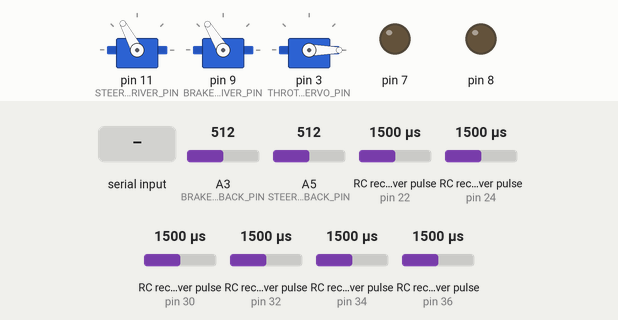
A sketch run on a simulated Arduino Mega 2560, built with avr-gcc and run on an emulated ATmega2560. On the bench: 3 × servo, output pins drawn as LEDs (lit = HIGH). Wiring (inferred from the names in the program): 6 × RC receiver channel: data pin 22 / data pin 24 / data pin 30 / data pin 34 / data pin 36 / data pin 32. The inputs (shaded band) are chosen by the test bench; at power-on: RC receiver pulse (sensors on pin 24, pin 22, pin 34, pin 30, pin 32, pin 36) 1500 µs, A3 (BRAKE_FEEDBACK_PIN) = 512, A5 (STEERING_FEEDBACK_PIN) = 512. What the sketch prints to the serial monitor is not drawn.

Above: at 1.2 s.
1.3 s: "rc_on\n" received over Serial
At 3.1 s:
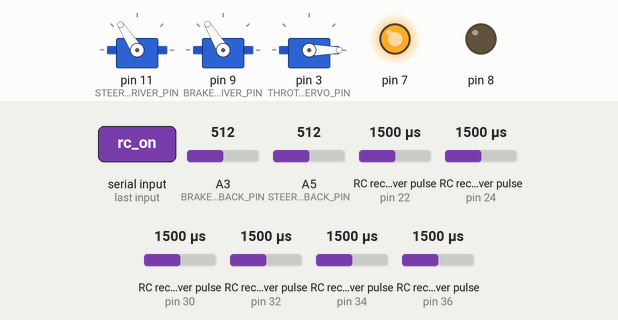
4.3 s: RC receiver pulse (sensor on pin 24) set to 1980 µs
At 5.0 s:
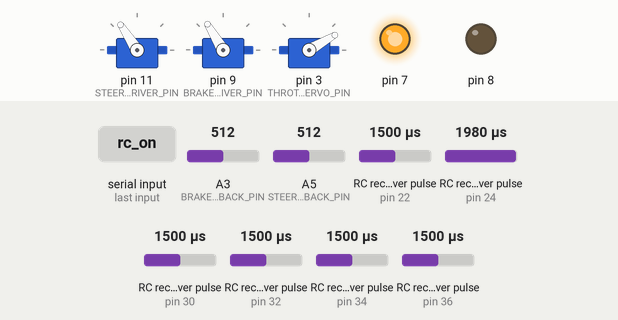
5.9 s: RC receiver pulse (sensor on pin 22) set to 1060 µs
At 8.7 s:
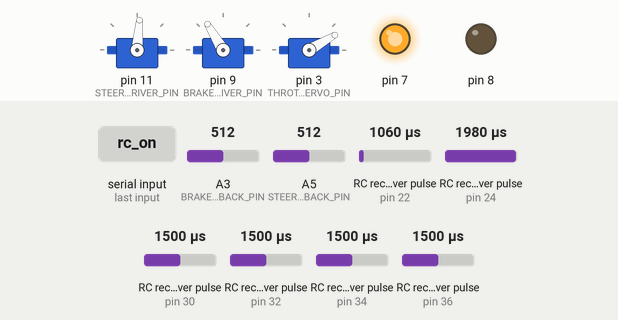
8.9 s: RC receiver pulse (sensor on pin 34) set to 1132 µs
11.9 s: RC receiver pulse (sensor on pin 34) set to 1105 µs
At 13.2 s:
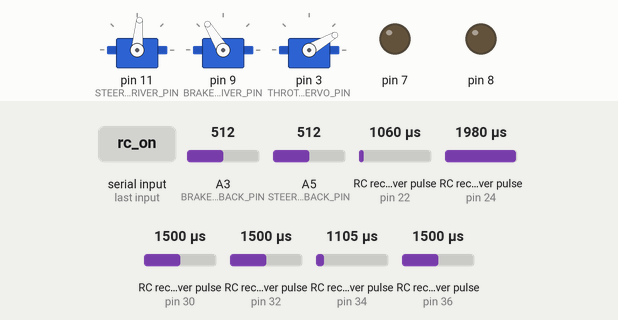
13.6 s: A3 (BRAKE_FEEDBACK_PIN) set to 80
At 14.6 s:
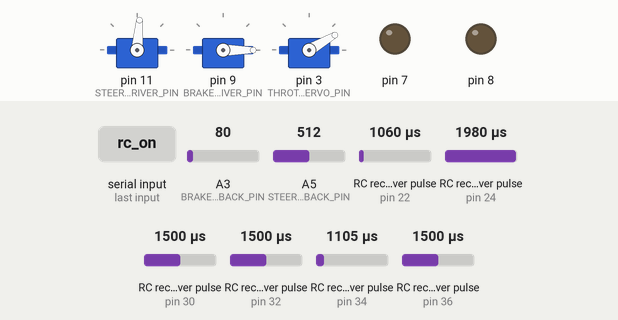
Timing chart, 0 to 16.1 s (numbered marks = the images above; inputs shaded):
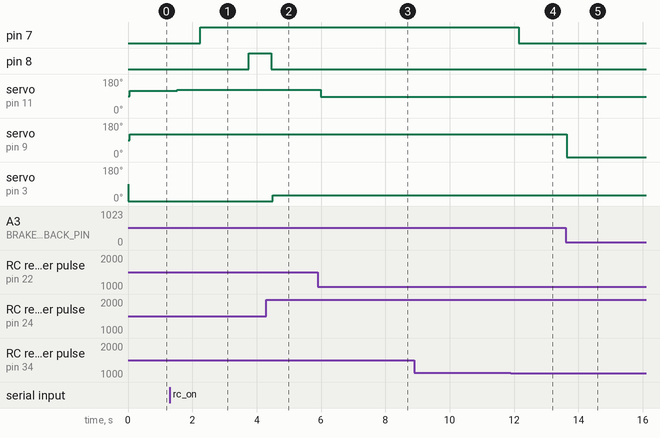

Measured:
- the behaviour switches between 1118 and 1117 µs on RC receiver pulse (sensor on pin 34) (found by bisection; images 3 and 4)
- after the input at 1.3 s, pin 7: LOW → HIGH after 0.95 s; pin 8: LOW → HIGH after 2.5 s; servo on pin 11 (STEERING_MOTOR_DRIVER_PIN): 118° → 123° after 0.23 s
- after the input at 4.3 s, servo on pin 3 (THROTTLE_SERVO_PIN): 0° → 30° after 0.19 s
- after the input at 5.9 s, servo on pin 11 (STEERING_MOTOR_DRIVER_PIN): 123° → 86° after 0.09 s, then repeats every 1.2 s: 85° 0.74 s, 86° 0.04 s, 85° 0.34 s, 86° 0.04 s
- after the input at 11.9 s, pin 7: HIGH → LOW after 0.24 s; servo on pin 11 (STEERING_MOTOR_DRIVER_PIN): stops changing and stays 85°
- after the input at 13.6 s, servo on pin 9 (BRAKE_MOTOR_DRIVER_PIN): 121° → 0° at once

The sketch:

linda_test.ino
```cpp
#include <Servo.h>
#include "data_parser.h"
#include "rc_receiver.h"
#include "ignition_controller.h"
#include "steering_controller.h"
#include "brake_controller.h"

// #include "gear_controller.h"

// IGNITION and START
#define RC_IGNITION_OFF             40
#define RC_IGNITION_ON              115

#define RC_START_OFF                40
#define RC_START_ON                 115

#define RC_DEADZONE                 50

//  STEERING
#define DEBUG 1
#define STEERING_SERVO_MIN_POWER    0
#define STEERING_SERVO_MAX_POWER    11
#define STEERING_FEEDBACK_PIN       A5

#define STEERING_MOTOR_DRIVER_PIN   11

// Define the allowable range of motion for the steering actuator
//#define STEERING_FULL_LEFT          60     // full left lock
//#define STEERING_CENTRE             410    // steering in centre
//#define STEERING_FULL_RIGHT         710    // full right lock

#define STEERING_FULL_LEFT          250     // full left lock
#define STEERING_CENTRE             410    // steering in centre
#define STEERING_FULL_RIGHT         550    // full right lock

#define JETSON_STEERING_RIGHT       0
#define JETSON_STEERING_CENTRE      70
#define JETSON_STEERING_LEFT        140

#define RC_STEERING_RIGHT           1010
#define RC_STEERING_CENTRE          1450
#define RC_STEERING_LEFT            1860

#define STEERING_SENSITIVITY        1


// THROTTLE
#define RC_THROTTLE_MAX             1910
#define RC_THROTTLE_IDLE            1470
#define RC_BRAKE_MAX                1070

#define THROTTLE_IDLE               0     // min throttle
#define THROTTLE_MAX                30    // max throttle

#define THROTTLE_SERVO_PIN          3


// BRAKE
#define BRAKE_MIN                   635
#define BRAKE_MAX                   383   // max brake

#define BRAKE_FEEDBACK_PIN          A3  // brake actuator position (10 bit analog signal)
#define BRAKE_MOTOR_DRIVER_PIN      9

#define BRAKE_SERVO_MIN_POWER       0
#define BRAKE_SERVO_MAX_POWER       90
#define BRAKE_BUFFER                50

#define BRAKE_SENSITIVITY           1


// DECLARE DATA PARSER (FROM JETSON)
DataParser dataParser(true);

// DECLARE RC PARSER
RCReceiver RCReceiver(true);

// DECLARE IGNITION
IgnitionController ignitionController(true);

// DECLARE STEERING
Servo _steering_servo;
Servo* steering_servo_ = &_steering_servo;
SteeringController *steer_motor_;

// DECLARE BRAKE
Servo _brake_servo;
Servo* brake_servo_ = &_brake_servo;
BrakeController *brake_motor_;

// DECLARE THROTTLE
Servo _throttle_servo_;

uint16_t steering_position;
uint8_t  autonomy_status = 0;
uint8_t  rc_status = 0;
//uint16_t brake_position;
//uint16_t accelerator_position;
//uint16_t gear_position;


uint8_t  ignition_status = 0;

// expected values from jetson
uint16_t expected_ignition_status = 0;
uint16_t expected_start_status = 0;
uint16_t expected_steering_status = JETSON_STEERING_CENTRE;
uint16_t expected_accelerator_status = 0;

uint16_t steering_command_pos = STEERING_CENTRE;
uint16_t throttle_command_pos = THROTTLE_IDLE;
uint16_t brake_command_pos = BRAKE_MIN;

uint8_t  kill_status = 0;
uint8_t  debug = 1;

uint8_t  nextMillis = 0;
uint8_t  rate = 200;

/*
	Timing mechanisms if we want to only allow commands after a certain
	period of time
*/
uint16_t ignition_interval = 5000; //ms
uint16_t start_time = 0;

int printcounter = 0;
int ignitioncounter = 0;
int startcounter = 0;


void setup() {
    Serial.begin(9600);

    //steering
    _steering_servo.attach(STEERING_MOTOR_DRIVER_PIN);
    steer_motor_ = new SteeringController(steering_servo_, STEERING_FEEDBACK_PIN,
                                          STEERING_FULL_LEFT, STEERING_FULL_RIGHT,
                                          STEERING_SERVO_MIN_POWER, STEERING_SERVO_MAX_POWER,
                                          STEERING_SENSITIVITY,
                                          2.0, 0.0, 0.0);

    // brake
    _brake_servo.attach(BRAKE_MOTOR_DRIVER_PIN);
    brake_motor_ = new BrakeController(   brake_servo_, BRAKE_FEEDBACK_PIN,
                                          BRAKE_MIN, BRAKE_MAX + BRAKE_BUFFER,
                                          BRAKE_SERVO_MIN_POWER, BRAKE_SERVO_MAX_POWER,
                                          BRAKE_SENSITIVITY,
                                          1, 0.0, 0.0);

    //throttle
    _throttle_servo_.attach(THROTTLE_SERVO_PIN);
    delay(5);
    _throttle_servo_.write(0);

    ignitionController.setup();
}

void loop() {
    logic();
}

void logic() {

    // ============================= RC TEST ================================
    RCReceiver.readRCData();

    uint8_t rc_autonomy_status        = RCReceiver.getExpectedAutonomyStatus();
    uint8_t rc_ignition_status        = RCReceiver.getExpectedIgnitionStatus();
    uint8_t rc_start_status           = RCReceiver.getExpectedStartStatus();
    uint16_t rc_steering_position     = RCReceiver.getExpectedSteeringPosition();
    uint16_t rc_velocity              = RCReceiver.getExpectedVelocity();
    uint16_t rc_gear                  = RCReceiver.getExpectedGearPosition();

    printcounter++;
    if (DEBUG && printcounter == 5) {
        Serial.print("Autonomy: ");
        Serial.print(rc_autonomy_status);
        Serial.print("\tIgnition: ");
        Serial.print(rc_ignition_status);
        Serial.print("\tStart: ");
        Serial.print(rc_start_status);
        Serial.print("\tSteering: ");
        Serial.print(rc_steering_position);
        Serial.print("\tVelocity: ");
        Serial.print(rc_velocity);
        Serial.print("\tGear: ");
        Serial.println(rc_gear);
    }

    // kill switch
    if (rc_ignition_status <= (RC_IGNITION_OFF + 20)) {
        expected_ignition_status = 0;
    }

    if (rc_status == 1) {

        // map RC values to controllers

        // ignition
        if (ignitioncounter >= 10) {
            expected_ignition_status = 1;
        }

        if (rc_ignition_status >= (RC_IGNITION_ON - 20)) {
            ignitioncounter++;
        } else {
            expected_ignition_status = 0;
            ignitioncounter = 0;
        }

        // start
        if (startcounter >= 10) {
            expected_start_status = 1;
        }

        if (rc_start_status >= (RC_START_ON - 50)) {
            startcounter++;
        } else {
            expected_start_status = 0;
            startcounter = 0;
        }

        // steering
        if (rc_steering_position >= RC_STEERING_CENTRE) {     // left
            steering_command_pos = map(rc_steering_position, RC_STEERING_CENTRE, RC_STEERING_LEFT, STEERING_CENTRE, STEERING_FULL_LEFT);
        } else if (rc_steering_position < RC_STEERING_CENTRE) {               // right
            steering_command_pos = map(rc_steering_position, RC_STEERING_CENTRE, RC_STEERING_RIGHT, STEERING_CENTRE, STEERING_FULL_RIGHT);
        }

        // throttle
        if (rc_velocity >= RC_THROTTLE_IDLE + RC_DEADZONE) {
            throttle_command_pos = map(rc_velocity, RC_THROTTLE_IDLE + RC_DEADZONE, RC_THROTTLE_MAX, THROTTLE_IDLE, THROTTLE_MAX);
        // idle
        } else {
            throttle_command_pos = THROTTLE_IDLE;
        }

        // brake
        if (rc_velocity <= RC_THROTTLE_IDLE - RC_DEADZONE) {
            brake_command_pos = map(rc_velocity, RC_BRAKE_MAX, RC_THROTTLE_IDLE - RC_DEADZONE, BRAKE_MAX, BRAKE_MIN);
        } else {
            brake_command_pos = BRAKE_MIN;
        }


    }

    if (DEBUG && printcounter == 5) {
        printcounter = 0;

        Serial.print("expected_ignit_status: ");
        Serial.print(expected_ignition_status);

        Serial.print("\t expected_start_status: ");
        Serial.print(expected_start_status);

        Serial.print("\t steering_command_pos: ");
        Serial.print(steering_command_pos);

        Serial.print("\t throttle_command_pos: ");
        Serial.print(throttle_command_pos);

        Serial.print("\t brake_command_pos: ");
        Serial.println(brake_command_pos);
    }


    // =========================== JETSON TEST ==============================

    if (Serial.available()) {
        String command = Serial.readStringUntil('\n');
        Serial.print("Recieved message: ");
        Serial.println(command);

        // DATA PARSING FROM JETSON (CHECK FIRST)
        if (autonomy_status == 1) {
            dataParser.parseExternalData(command);

            expected_steering_status       = dataParser.getExpectedSteeringPosition();
            expected_accelerator_status    = dataParser.getExpectedAcceleratorPosition();
            expected_ignition_status       = dataParser.getExpectedIgnitionStatus();

            Serial.print("expected_steering: ");
            Serial.print(expected_steering_status);

            Serial.print("\t expected_accel: ");
            Serial.print(expected_accelerator_status);

            Serial.print("\t expected_ignit_status: ");
            Serial.println(expected_ignition_status);

            // map expected values from jetson to command positions
            if (expected_steering_status >= JETSON_STEERING_CENTRE) {           // LEFT
                steering_command_pos = map(expected_steering_status, JETSON_STEERING_CENTRE, JETSON_STEERING_LEFT, STEERING_CENTRE, STEERING_FULL_LEFT);
            } else if (expected_steering_status < JETSON_STEERING_CENTRE) {     // RIGHT
                steering_command_pos = map(expected_steering_status, JETSON_STEERING_CENTRE, JETSON_STEERING_RIGHT, STEERING_CENTRE, STEERING_FULL_RIGHT);
            }

            Serial.print("mapped_steering: ");
            Serial.print(steering_command_pos);
        }

        // RC MODE
        if (command == "rc_on" and rc_status == 0) {
            autonomy_status = 0;
            rc_status = 1;
            Serial.println("RC MODE ON");
        }

        if (command == "rc_off" and rc_status == 1) {
            autonomy_status = 0;
            rc_status = 0;
            Serial.println("RC MODE OFF");
        }


        // AUTONOMY MODE
        if (command == "ai_on" and autonomy_status == 0) {
            rc_status = 0;
            autonomy_status = 1;
            Serial.println("AUTONOMOUS MODE ON");
        }

        if (command == "ai_off" and autonomy_status == 1) {
            autonomy_status = 0;
            rc_status = 1;
            Serial.println("AUTONOMOUS MODE OFF");
        }


        // IGNITION AND START COMMANDS

        if (command == "ignit") {
            expected_ignition_status = 1;
        }

        if (command == "start" && ignition_status == 1) {
            expected_start_status = 1;
        }

        if (command == "stop") {
            expected_ignition_status = 0;
            if (autonomy_status == 1) {
                autonomy_status == 0;
            }
        }


        // STEERING COMMANDS

        if (command == "centre") {
            steering_command_pos = 410;
        }

        if (command == "left") {
            steering_command_pos = 250;
        }

        if (command == "right") {
            steering_command_pos = 550;
        }
    }


    // SET IGNITION STATUS
    if (ignition_status == 0 && expected_ignition_status == 1) {
        ignitionController.ignition();
        if (DEBUG) Serial.println("Ignit relay");
        delay(1000);
        ignition_status = 1;
    }

    if (ignition_status == 1 && expected_start_status == 1) {
        ignitionController.start();
        if (DEBUG) Serial.println("Start relay");
        expected_start_status = 0;
    }

    if (expected_ignition_status == 0 && ignition_status == 1) {
        if (DEBUG) Serial.println("Stopping engine");
        ignitionController.stop();
        expected_ignition_status = 0;
        ignition_status = 0;
    }

    // SET ACTUATORS

    steer_motor_->SetTargetPosition(steering_command_pos);
    brake_motor_->SetTargetPosition(constrain(brake_command_pos, BRAKE_MAX, BRAKE_MIN));
    _throttle_servo_.write(constrain(throttle_command_pos, THROTTLE_IDLE, THROTTLE_MAX));

}


void reset() {
    expected_ignition_status = 0;
    expected_start_status = 0;
}


//bool checkFailsafes() {
//    // This function will check all failsafes
//    // If it is not safe to drive: the car will be switched to HALT_STATE
//    // Pin 13 will be ON when it is safe to drive, otherwise OFF.
//
//    // The failsafes include: a watchdog timer (i.e. an automatic shutdown if a command hasn't been recieved within 250ms)
//    // Also included is PWM switch from the RC reciever.
//
//    // Note that: the RC PWM switch failsafe should be connected in series with the emergency stop switch at the rear of the car
//
//    Serial.println("Checking failsafes!");
//    bool watchdogValid = ((millis() - last_command_timestamp_) < WATCHDOG_TIMEOUT);
//    bool rcFailsafeValid = sc->message_failsafe >= 1500;
//
//    Serial.print("Dutycycle for failsafe=");
//    Serial.print(sc->message_failsafe);
//
//    Serial.print(", watchdog_valid=");
//    Serial.println(watchdogValid);
//
//    bool safeToDrive = (watchdogValid && rcFailsafeValid);
//
//    if (!safeToDrive and !(current_engine_state_ == OFF_STATE)) {
//        set_engine_state(OFF_STATE, sc);
//    }
//
//    digitalWrite(FAILSAFE_LED_PIN, safeToDrive);
//    return safeToDrive;
//}
```

brake_controller.h
```cpp
//Includes required to use Roboclaw library

class BrakeController {
    public:
        BrakeController(Servo* _motor_interface, int _feedback_pin,
                        int _motor_min_pos, int _motor_max_pos,
                        int _motor_min_power, int _motor_max_power,
                        float _motor_sensitivity,
                        double _Kp, double _Ki, double _Kd);

        void SetTargetPosition(double target_pos);
        double GetCurrentPosition();
        boolean isMotorMoving();

    private:
        Servo* motor_interface;
        int feedback_pin;
        int motor_min_pos;
        int motor_max_pos;
        int motor_min_power;
        int motor_max_power;
        float motor_sensitivity;
        double Kp;
        double Ki;
        double Kd;
        double residual_error_;
        bool motor_is_moving;
};

// Initialise motor contoller
BrakeController::BrakeController(Servo* _motor_interface, int _feedback_pin,
                                 int _motor_min_pos, int _motor_max_pos,
                                 int _motor_min_power, int _motor_max_power,
                                 float _motor_sensitivity,
                                 double _Kp, double _Ki, double _Kd) {

    // init the motor controller here
    this->motor_interface           = _motor_interface;
    this->feedback_pin              = _feedback_pin;
    this->motor_min_pos             = _motor_min_pos;
    this->motor_max_pos             = _motor_max_pos;
    this->motor_min_power           = _motor_min_power;
    this->motor_max_power           = _motor_max_power;
    this->motor_sensitivity         = _motor_sensitivity;
    this->Kp                        = _Kp;
    this->Ki                        = _Ki;
    this->Kd                        = _Kd;
    this->residual_error_           = 0.0;
    this->motor_is_moving           = false;

//    motor_interface->write(_motor_min_pos);
}


void BrakeController::SetTargetPosition(double target_pos)
{
    if (target_pos < motor_min_pos) {
        target_pos = motor_min_pos;
    } else if (target_pos > motor_max_pos) {
        target_pos = motor_max_pos;
    }
    double current_pos = double(analogRead(feedback_pin));
    // Serial.print(", current_pos=");
    // Serial.print(current_pos);

    // Serial.print(", target_pos=");
    // Serial.print(target_pos);

    double pTerm = Kp * (current_pos - target_pos);
    double iTerm = 0.0;
    double dTerm = 0.0;

    // double output = int(Kp * pTerm + Ki * iTerm + Kd * dTerm);

    // if ( output < -1 * motor_max_power ) {
    //   output = -1 * motor_max_power;
    // } else if ( output > motor_max_power ) {
    //   output = motor_max_power;
    // }
    //
    // if (abs(output) > 10)
    // {
    //     motor_is_moving = true;
    //     motor_interface->write(output);
    // }
    // else
    // {
    //     motor_is_moving = false;
    // }


    double output = 90;
    motor_is_moving = true;
    if (pTerm < -5) {
      output = map(pTerm, -5, -215, 85, 10);
    } else if (pTerm > 5) {
      output = map(pTerm, 5, 215, 95, 170);
    } else {
        output = 90;
        motor_is_moving = false;
    }
    motor_interface->write(output);
    Serial.print("brake pTerm:");
    Serial.println(pTerm);


}

double BrakeController::GetCurrentPosition()
{
    Serial.print("potpos = ");
    Serial.println(analogRead(feedback_pin));
    return double(analogRead(feedback_pin));
}

boolean BrakeController::isMotorMoving()
{
    return motor_is_moving;
}
```

Source omitted: data_parser.h (4056 bytes), ignition_controller.h (3136 bytes), rc_receiver.h (3049 bytes), steering_controller.h (2982 bytes)
